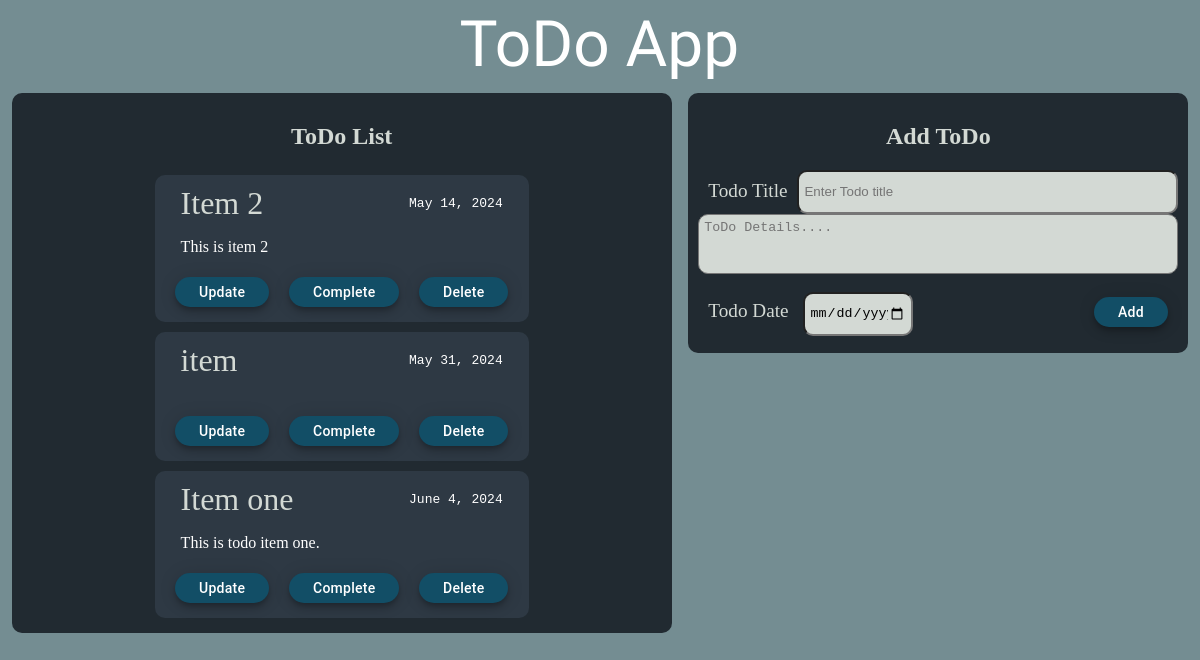
The page / on the database its author committed.
### todolist/models.py (models this page shows, shortened)
class Todo(models.Model):
    title=models.CharField(max_length=350)
    details=models.CharField(max_length=1000, default=None)
    complete=models.BooleanField(default=False)
    addtime=models.DateField(default=timezone.now)
    finishtime=models.DateField(default=None)

### todolist/views.py (the view)
# urls.py: path('', views.index, name="index"),
def index(request):
    todos = Todo.objects.all()
    return render(request, "base.html", {"todo_list":todos})

### templates/base.html (shortened to what this page needs)
{% load static %}
<!DOCTYPE html>
<html lang="en">
  <head>
    <link rel="stylesheet" hrhref="{% static 'base.css' %}">
  </head>
  <body>
    <div class="container">
        <header> <pre> ToDo App </pre> </header>
        <div class="main">
            <div class="add_todo section">
                <h2 class="headline">Add ToDo</h2>
                <form action="/add" method="post" style="width: -webkit-fill-available;">
                    <div class="field">
                      <div style="display: flex;">
                        <label class="title" style="text-wrap: nowrap;">Todo Title</label>
                        <input class="input" type="text" name="title" placeholder="Enter Todo title" required/><br />
                      </div>
                      <textarea class="input" name="details" style="height: 3rem; resize: none;" placeholder="ToDo Details...." ></textarea><br />
                      <div style="display: flex; justify-content: space-between">
                        <div>
                          <label class="title" style="text-wrap: nowrap;">Todo Date</label>
                          <input class="input" style="width: 6rem;" type="date" name="finishtime" required/><br />
                        </div>
                        <button class="button" type="submit">Add</button>
                      </div>
                    </div>
                </form>
            </div>
            <div class="list_todo section">
              <h2 class="headline">ToDo List</h2>
              <div class="todos">
                {% for todo in todo_list|dictsort:"finishtime" %}
                <div class="todo">
                    {% if todo.complete == False %}
                    <div style="display: flex; justify-content: space-between;">
                      <p class="todo_title">{{ todo.title }}</p>
                      <p class="date"> {{ todo.finishtime }} </p>
                    </div>
                    <p class="details"> {{ todo.details }} </p>
                    {% else %}
                    <p class="todo_title" style="text-decoration: line-through;">{{ todo.title }}</p>
                    {% endif %}
                    <div class="button_list">
                      <a class="button" onclick="show_updateform('{{ todo.id }}')" id="update_btn{{ todo.id }}">Update</a>
                      {% if todo.complete == False %}
                      <a class="button" href="/complete/{{ todo.id }}">Complete</a>
                      {% else %}
                      <a class="button" href="/complete/{{ todo.id }}">Not Complete</a>
                      {% endif %}
                      <button class="button" onclick="delete_todo( '{{todo.id}}' )">Delete</button>
                    </div>
                </div>
                {% endfor %}
              </div>
            </div>
      </div>
    </div>
  </body>
</html>

### templates/base.html (style rules this page uses)
body { margin: 0; padding: 0; background-color: #748d92; }
p { margin: 0; }
.container { display: flex; flex-direction: column; }
header { display: flex; justify-content: center; align-items: center; padding: 20px; height: 3rem; }
header>pre { font-family: "Jersey 10 Charted", sans-serif; font-weight: 400; font-size: 4rem; font-style: normal; color: #fff; }
.main { display: flex; flex-direction: row-reverse; justify-content: space-evenly; flex-wrap: wrap; }
.section { background-color: #212a31; border-radius: 10px; padding: 10px; margin: 5px; min-width: 20rem; display: flex; flex-direction: column; align-items: center; }
.add_todo { height: 15rem; }
.field { display: flex; flex-direction: column; }
.headline { color: #D3D9D4; }
.input { height: 30px; width: -webkit-fill-available; border-radius: 10px; padding: 5px; background-color: #d3d9d4; }
@media only screen and (min-width: 768px) { .add_todo { width: 90vw; } }
@media only screen and (min-width: 768px) { .list_todo { width: 90vw; } }
@media only screen and (min-width: 768px) { .todo { max-width: 50rem; } }
@media only screen and (min-width: 1008px) { .add_todo { max-width: 30rem; width: 40vw; } }
@media only screen and (min-width: 1008px) { .list_todo { width: calc(100% - 35rem); } }
@media only screen and (min-width: 1008px) { .todo { min-width: calc(100% - 40rem); max-width: 50rem; } }
.todos { display: flex; justify-content: center; flex-wrap: wrap; }
.todo { background-color: #2E3944; margin: 5px; border-radius: 10px; padding: 10px; }
.title { color: #D3D9D4; font-size: larger; padding: 10px; }
.todo_title { color: #D3D9D4; padding: 0 1rem; font-size: 2rem; }
.date { color: #fff; display: flex; align-items: center; padding: 0 1rem; font-family: monospace; }
.details { color: #fff; padding: 0.5rem; margin: 0.5rem; max-height: 5rem; display: -webkit-box; -webkit-box-orient: vertical; -webkit-line-clamp: 5; overflow: hidden; text-align: justify; }
.button_list { display: flex; justify-content: start; flex-wrap: wrap; }
.button { align-items: center; text-decoration: none; margin: 5px 10px; appearance: none; background-color: #124e66; border-radius: 15px; border-style: none; box-shadow: rgba(0, 0, 0, .2) 0 3px 5px -1px, rgba(0, 0, 0, .14) 0 6px 10px 0, rgba(0, 0, 0, .12) 0 1px 18px 0; box-sizing: border-box; color: #fff; cursor: pointer; display: inline-flex; fill: currentcolor; font-family: "Google Sans", Roboto, Arial, sans-serif; font-size: 14px; font-weight: 500; height: 30px; justify-content: center; letter-spacing: .25px; line-height: normal; max-width: 100%; overflow: visible; padding: 2px 24px; position: relative; text-align: center; text-transform: none; transition: box-shadow 280ms cubic-bezier(.4, 0, .2, 1), opacity 15ms linear 30ms, transform 270ms cubic-bezier(0, 0, .2, 1) 0ms; user-select: none; -webkit-user-select: none; touch-action: manipulation; width: auto; will-change: transform, opacity; z-index: 0; }

### rows shown on the page
Todo: title "Item 2", finishtime "May 14, 2024", details "This is item 2"
Todo: title "item", finishtime "May 31, 2024"
Todo: title "Item one", finishtime "June 4, 2024", details "This is todo item one."
